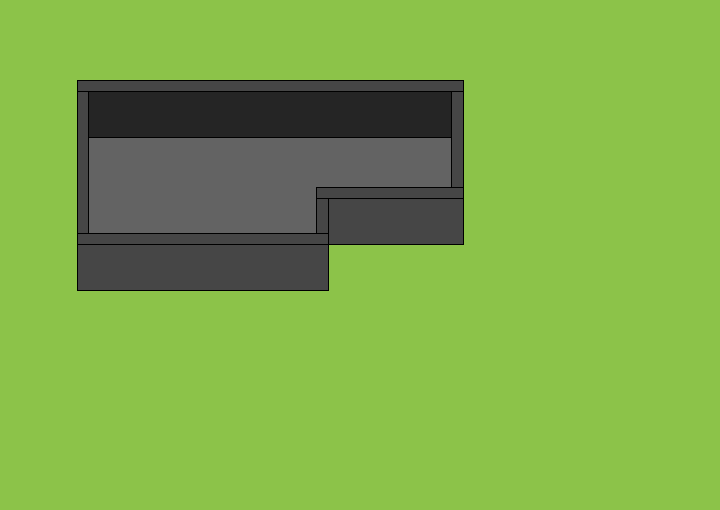
Frame 1 (no input)
Frame 60 (the mouse pressed at the canvas centre just before this capture): identical to frame 1, image omitted
Frame 120 (the mouse held since frame 60 and released just before this capture): identical to frame 1, image omitted

The Processing sketch that drew this single still picture (run headless with seeded random() and noise(); from frame 60 on, the mouse is pressed at the canvas centre):

// Processing sketch: palco1
// ── palco1.pde




void setup(){
  size(720,510);
}


void draw(){

noStroke();
background(140, 195, 73);
fill(99, 99, 99);
stroke(0, 0, 0);
rect(77.1, 91.9, 386, 153);
fill(70, 70, 70);
rect(77.1, 244.9, 251, 46);
fill(37, 37, 37);
rect(88.6, 91.9, 374.5, 46);
fill(70, 70, 70);
rect(328.1, 198.9, 135, 46);
rect(77.1, 91.9, 11.5, 141.5);
rect(451.6, 91.9, 11.5, 95.5);
rect(316.6, 198.9, 11.5, 34.5);
rect(77.1, 80.4, 386, 11.5);
rect(316.6, 187.4, 146.5, 11.5);
rect(77.1, 233.4, 251, 11.5);
 
}

void p1(){



}
// ── palco2.pde
void p2(){



}
// ── palco3.pde
void p3(){



}
// ── palco4.pde
void p4(){



}
